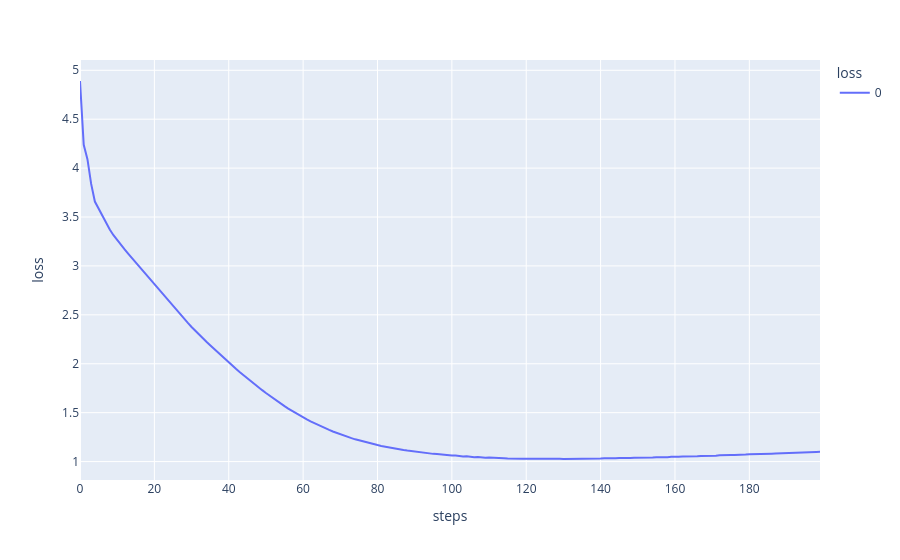

The cell this chart's notebook holds for it:
### Code cell
px.line(val_losses, labels={"index": "steps", "value": "loss", "title": "Loss vs steps", "variable": "loss"})

### Figure 1 — Plotly figure (JSON) as saved in the notebook; plotly's stock layout.template omitted (floating-point values rounded to 4 significant figures; data arrays with more than 128 entries replaced by an {"elided": "..."} marker saying what was removed)
{"data": [{"hovertemplate": "loss=%{y}<br>steps=%{x}<extra></extra>", "legendgroup": "0", "line": {"color": "#636efa", "dash": "solid"}, "marker": {"symbol": "circle"}, "mode": "lines", "name": "0", "orientation": "v", "showlegend": true, "type": "scatter", "x": {"elided": "200 int values"}, "xaxis": "x", "y": {"elided": "200 float values"}, "yaxis": "y"}], "layout": {"legend": {"title": {"text": "loss"}, "tracegroupgap": 0}, "margin": {"t": 60}, "xaxis": {"anchor": "y", "domain": [0, 1], "title": {"text": "steps"}}, "yaxis": {"anchor": "x", "domain": [0, 1], "title": {"text": "loss"}}}}
